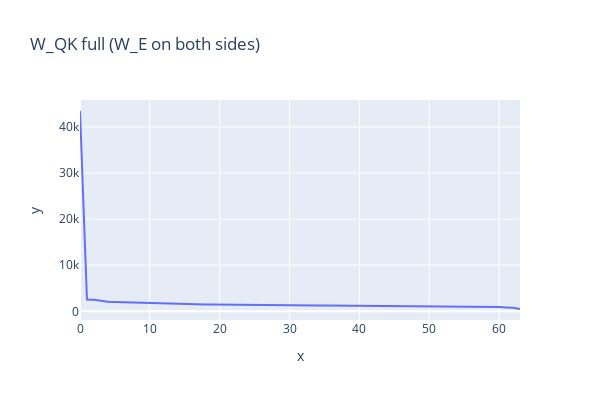

The notebook cell saved with this chart:
### Code cell
line(W_QK_full.S, height=400, width=600, title="W_QK full (W_E on both sides)")

### Figure 1 — Plotly figure (JSON) as saved in the notebook; plotly's stock layout.template omitted (floating-point values rounded to 4 significant figures)
{"data": [{"hovertemplate": "x=%{x}<br>y=%{y}<extra></extra>", "legendgroup": "", "line": {"color": "#636efa", "dash": "solid"}, "marker": {"symbol": "circle"}, "mode": "lines", "name": "", "orientation": "v", "showlegend": false, "type": "scatter", "x": [0, 1, 2, 3, 4, 5, 6, 7, 8, 9, 10, 11, 12, 13, 14, 15, 16, 17, 18, 19, 20, 21, 22, 23, 24, 25, 26, 27, 28, 29, 30, 31, 32, 33, 34, 35, 36, 37, 38, 39, 40, 41, 42, 43, 44, 45, 46, 47, 48, 49, 50, 51, 52, 53, 54, 55, 56, 57, 58, 59, 60, 61, 62, 63], "xaxis": "x", "y": [43430.0, 2540.0, 2495.0, 2254.0, 2076.0, 2024.0, 1984.0, 1931.0, 1815.0, 1752.0, 1661.0, 1646.0, 1611.0, 1599.0, 1558.0, 1546.0, 1537.0, 1504.0, 1488.0, 1478.0, 1453.0, 1444.0, 1437.0, 1426.0, 1402.0, 1380.0, 1361.0, 1351.0, 1340.0, 1322.0, 1309.0, 1288.0, 1283.0, 1275.0, 1249.0, 1236.0, 1228.0, 1223.0, 1201.0, 1196.0, 1191.0, 1174.0, 1155.0, 1146.0, 1131.0, 1123.0, 1110.0, 1096.0, 1090.0, 1080.0, 1068.0, 1047.0, 1031.0, 1014.0, 995.6, 975.0, 971.3, 965.2, 943.9, 936.8, 920.2, 851.8, 791.8, 502.8], "yaxis": "y"}], "layout": {"height": 400, "hovermode": "x unified", "legend": {"tracegroupgap": 0}, "title": {"text": "W_QK full (W_E on both sides)"}, "width": 600, "xaxis": {"anchor": "y", "domain": [0, 1], "title": {"text": "x"}}, "yaxis": {"anchor": "x", "domain": [0, 1], "title": {"text": "y"}}}}
